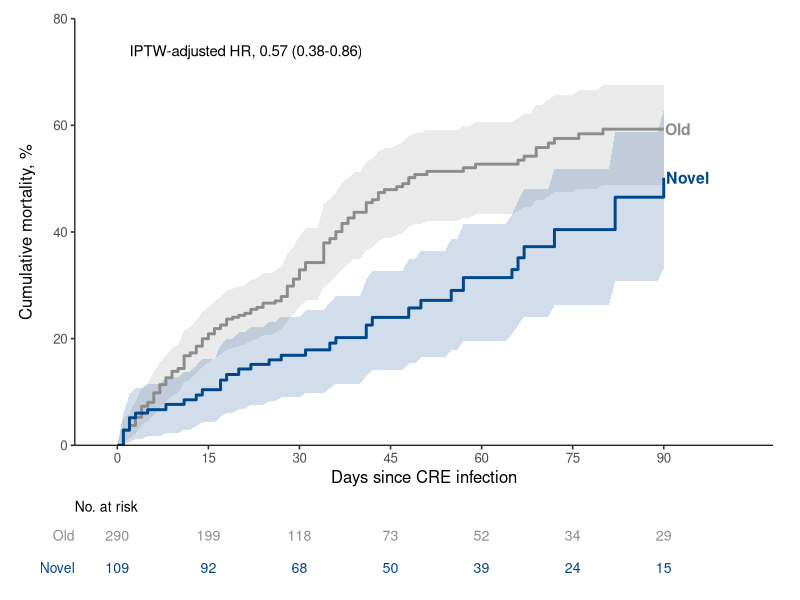
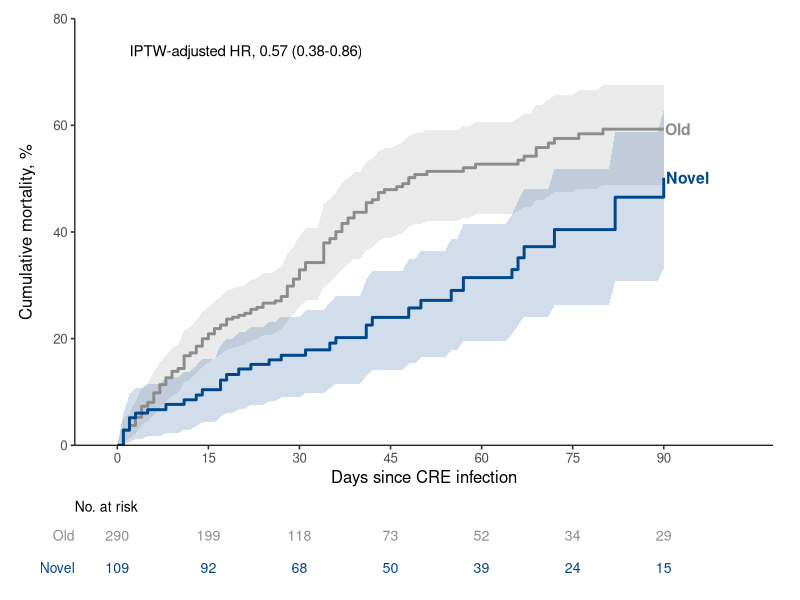
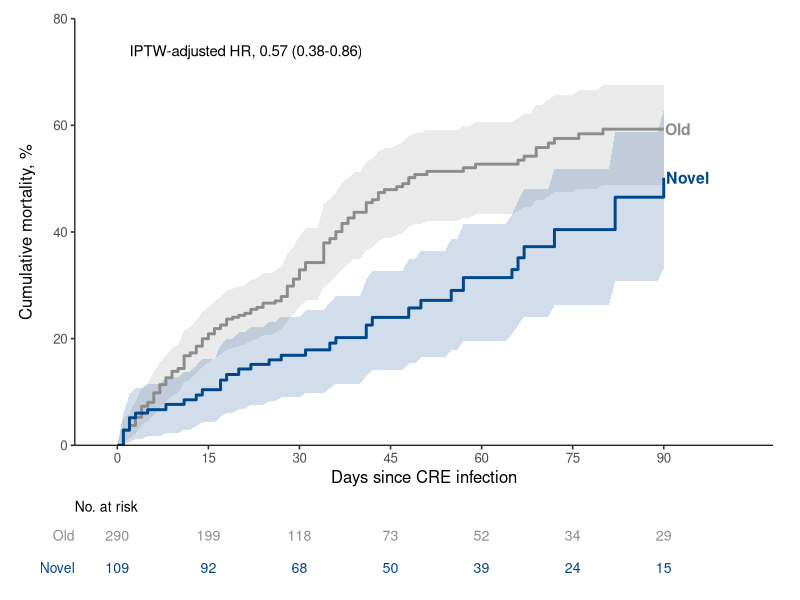
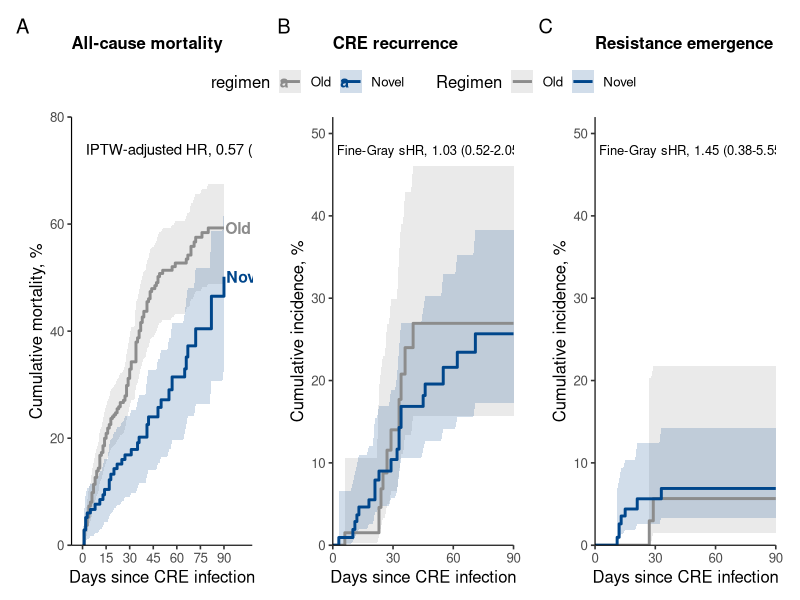
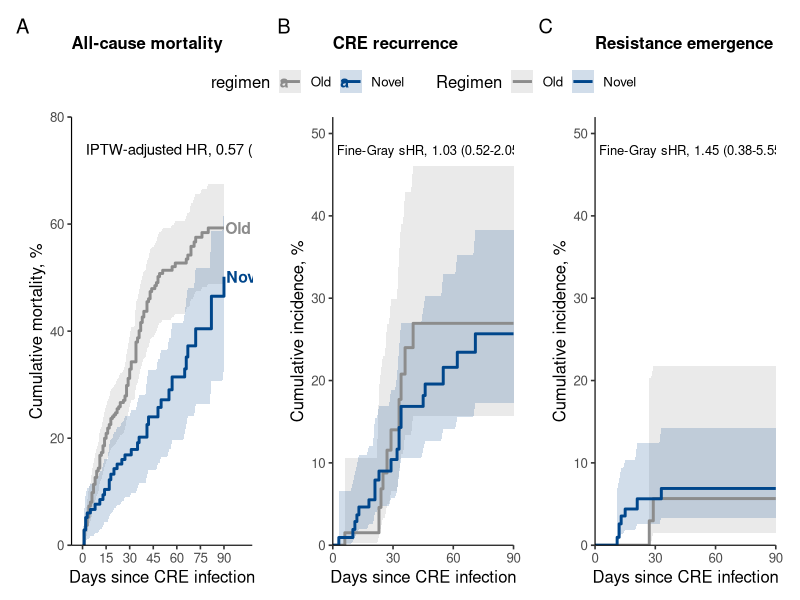
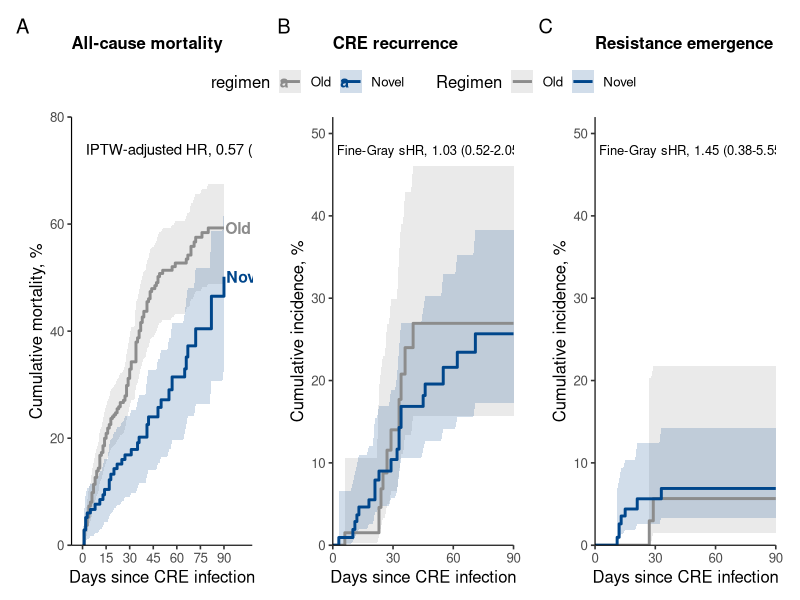
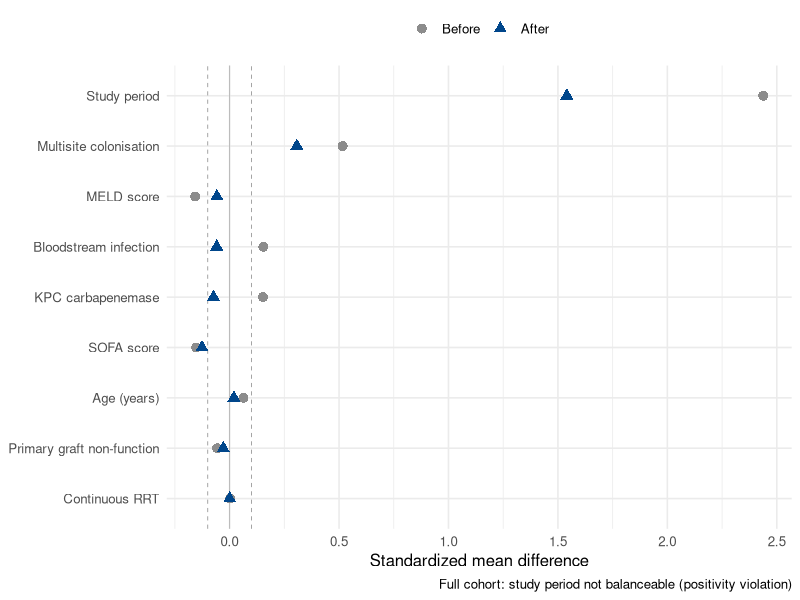
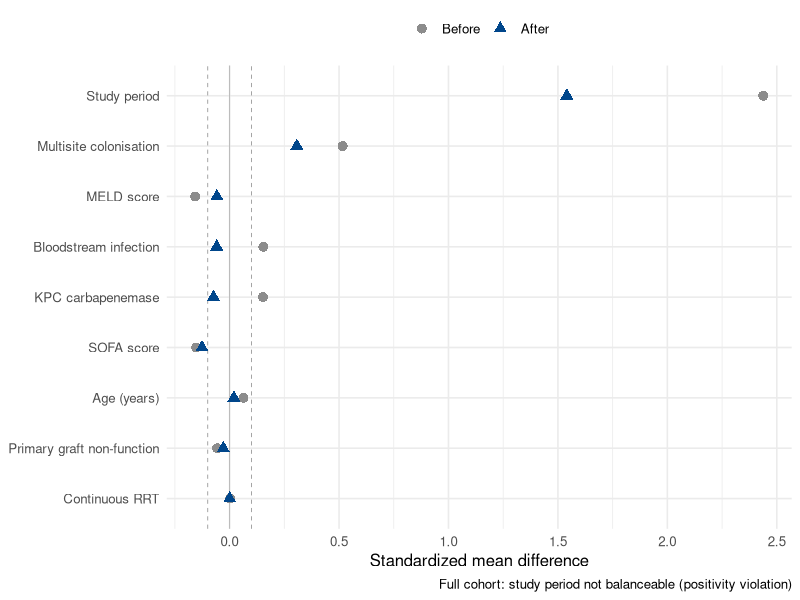

These charts were generated, in order, by the following R code:
## CRECOOLT — Novel vs. Older Regimens for CRE infection in liver transplant recipients
## Consolidated, reproducible analysis. Run:  source("analysis.R")
## Data:    CRECOOLT_onlyinfections.sav  (N = 405 CRE-infection cohort, 1 row/patient)
## Outputs: figure1_mortality_iptw.*, figure_3panel.*, figure_forest_90d.*,
##          loveplot_iptw.*, loveplot_era.*   (each as .png/.pdf/.svg)
## See STATUS.md for the narrative summary of findings.

suppressPackageStartupMessages({
  library(tidyverse); library(haven); library(survival); library(patchwork)
})

jama  <- c(Old = "#8C8C8C", Novel = "#00468B")   # JAMA grey / blue
save3 <- function(p, stem, w, h) for (e in c("png","pdf","svg"))
  ggsave(paste0(stem, ".", e), p, width = w, height = h, dpi = 300, bg = "white")

## ------------------------------------------------------------------ ##
## 1. Load and build the analysis frame                               ##
## ------------------------------------------------------------------ ##
new <- read_sav("CRECOOLT_onlyinfections.sav")

cr <- new |>
  transmute(
    record_id,
    regimen = factor(if_else(as.numeric(new_drug) == 1, "Novel", "Old"), levels = c("Old","Novel")),
    novel = as.integer(as.numeric(new_drug) == 1),
    study_period = as.numeric(study_period),
    age = as.numeric(age), meld = as.numeric(meld_score), sofa = as.numeric(sofa),
    kpc = as.numeric(mec_of_carbapenem_resi___1), bsi = as.numeric(infection_source___1),
    multisite = as.numeric(multisite_colonization),
    pgnf = as.numeric(post_olt_compli___4), crrt = as.numeric(post_olt_compli___2),
    combo = as.numeric(combination_treat),
    rec = as.numeric(cre_recurrence), res = as.numeric(resistance),
    t_rec = as.numeric(CREinf_to_relapse), t_res = as.numeric(CREinf_to_resistance),
    death = as.numeric(death), death90 = as.numeric(death_90d),
    # competing/mortality death time from raw dates (single source of truth; matches manuscript)
    t_death = as.numeric(as.Date(death_date) - as.Date(cre_infection_date)),
    inf = as.Date(cre_infection_date), dc = as.Date(discharge_date),
    cl = as.Date(clearence_date), en = as.Date(end_date)
  ) |>
  mutate(
    fu = pmax(as.numeric(dc - inf), as.numeric(cl - inf), as.numeric(en - inf), na.rm = TRUE),
    last_valid = if_else(is.finite(fu) & fu >= 0, fu, NA_real_)   # 54 invalid discharge dates dropped
  )

## competing-risks (time, status): 1 = event of interest, 2 = death, 0 = censored
make_cr <- function(d, flag, tvar) d |>
  mutate(status = case_when(.data[[flag]] == 1 ~ 1L, death == 1 ~ 2L, TRUE ~ 0L),
         time = case_when(.data[[flag]] == 1 ~ .data[[tvar]], death == 1 ~ t_death, TRUE ~ last_valid),
         time = if_else(time == 0, 0.5, time)) |>
  filter(!is.na(time), is.finite(time), time > 0)

smd <- function(x, g, w = rep(1, length(x))) {
  m1 <- weighted.mean(x[g==1], w[g==1]); m0 <- weighted.mean(x[g==0], w[g==0])
  v1 <- weighted.mean((x[g==1]-m1)^2, w[g==1]); v0 <- weighted.mean((x[g==0]-m0)^2, w[g==0])
  (m1 - m0) / sqrt((v1 + v0) / 2)
}
fmt <- function(m, term = "regimenNovel") { s <- summary(m)
  c <- s$conf.int[term, c("exp(coef)","lower .95","upper .95")]
  sprintf("%.2f (%.2f-%.2f), p=%.3f", c[1], c[2], c[3], s$coefficients[term, ncol(s$coefficients)]) }

## ------------------------------------------------------------------ ##
## 2. Recurrence / resistance — competing risks (death competing)     ##
## ------------------------------------------------------------------ ##
d_rec <- make_cr(cr, "rec", "t_rec"); d_res <- make_cr(cr, "res", "t_res")

fg_full <- function(d, label) { d$ev <- factor(d$status, 0:2, c("censor", label, "death"))
  fg <- finegray(Surv(time, ev) ~ regimen, data = d[,c("time","ev","regimen")], etype = label)
  coxph(Surv(fgstart, fgstop, fgstatus) ~ regimen, weights = fgwt, data = fg) }

## era-restricted (2018-2025) IPTW Fine-Gray — the valid causal contrast
era2 <- cr |> filter(study_period == 2, !is.na(age))
era2$ps <- predict(glm(novel ~ age + meld + multisite + sofa, binomial, era2), type = "response")
pT <- mean(era2$novel); era2$iptw <- ifelse(era2$novel == 1, pT/era2$ps, (1-pT)/(1-era2$ps))
era_fg <- function(d, label) { d$ev <- factor(d$status, 0:2, c("censor", label, "death"))
  fg <- finegray(Surv(time, ev) ~ ., data = d[,c("time","ev","regimen","iptw","record_id")], etype = label)
  coxph(Surv(fgstart, fgstop, fgstatus) ~ regimen + cluster(record_id),
        weights = fg$fgwt * fg$iptw, data = fg, robust = TRUE) }
e_rec <- make_cr(era2, "rec", "t_rec"); e_res <- make_cr(era2, "res", "t_res")

## ------------------------------------------------------------------ ##
## 3. Mortality — 9-covariate IPTW (ATE), 90-day, from CRE infection  ##
## ------------------------------------------------------------------ ##
d2 <- cr |>
  mutate(time = case_when(death90 == 1 & !is.na(t_death) ~ pmin(t_death, 90),
                          TRUE ~ pmin(coalesce(last_valid, 90), 90)),
         time = if_else(time <= 0, 0.5, time),
         event = if_else(death90 == 1 & (is.na(t_death) | t_death <= 90), 1L, 0L)) |>
  drop_na(study_period, age, meld, sofa, kpc, bsi, multisite, pgnf, crrt)
d2$ps <- predict(glm(novel ~ study_period + age + meld + sofa + kpc + bsi + multisite + pgnf + crrt,
                     binomial, d2), type = "response")
d2$w    <- ifelse(d2$novel == 1, 1/d2$ps, 1/(1 - d2$ps))                 # ATE
d2$watt <- ifelse(d2$novel == 1, 1, d2$ps/(1 - d2$ps))                   # ATT (for diagnostics)
cox90 <- coxph(Surv(time, event) ~ regimen, d2, weights = w, robust = TRUE)

## ------------------------------------------------------------------ ##
## 4. Key results                                                     ##
## ------------------------------------------------------------------ ##
cat("\n================ KEY RESULTS ================\n")
cat("Cohort N =", nrow(new), "|", sum(cr$regimen=="Old"), "old /", sum(cr$regimen=="Novel"), "novel\n\n")
cat("MORTALITY (90-day, IPTW ATE):        HR", fmt(cox90), "\n")
cat("RECURRENCE full-cohort Fine-Gray:   sHR", fmt(fg_full(d_rec,"recurrence")), "\n")
cat("RESISTANCE full-cohort Fine-Gray:   sHR", fmt(fg_full(d_res,"resistance")), "\n")
cat("RECURRENCE 2018-25 IPTW Fine-Gray:  sHR", fmt(era_fg(e_rec,"recurrence")), "\n")
cat("RESISTANCE 2018-25 IPTW Fine-Gray:  sHR", fmt(era_fg(e_res,"resistance")), "\n")
cat("=============================================\n\n")

## ------------------------------------------------------------------ ##
## 5. Figure 1 — cumulative mortality (IPTW, 95% CI, number-at-risk)  ##
## ------------------------------------------------------------------ ##
sf9 <- survfit(Surv(time, event) ~ regimen, data = d2, weights = w, robust = TRUE)
s9  <- summary(sf9, times = 0:90, extend = TRUE)
curve_ci <- tibble(time = s9$time, ci = 1 - s9$surv, lower = 1 - s9$upper, upper = 1 - s9$lower,
                   regimen = factor(sub("regimen=", "", as.character(s9$strata)), levels = c("Old","Novel")))
lab  <- curve_ci |> group_by(regimen) |> filter(time == max(time)) |> ungroup()
tms  <- c(0,15,30,45,60,75,90); xexp <- expansion(add = c(7,4))
risk <- expand_grid(regimen = c("Old","Novel"), t = tms) |>
  mutate(n = map2_int(regimen, t, ~ sum(d2$regimen == .x & d2$time >= .y)),
         regimen = factor(regimen, levels = c("Old","Novel")))
mA <- ggplot(curve_ci, aes(time, ci, color = regimen, fill = regimen)) +
  geom_ribbon(aes(ymin = lower, ymax = upper), alpha = .18, colour = NA) + geom_step(linewidth = 1) +
  geom_text(data = lab, aes(label = regimen), hjust = -.05, size = 4, fontface = "bold") +
  annotate("text", x = 2, y = .74, hjust = 0, size = 3.8,
           label = paste0("IPTW-adjusted HR, ", sub(", p.*","",fmt(cox90)))) +
  scale_color_manual(values = jama) + scale_fill_manual(values = jama) +
  scale_y_continuous("Cumulative mortality, %", labels = \(x) x*100, limits = c(0,.80), expand = c(0,0)) +
  scale_x_continuous("Days since CRE infection", breaks = tms, limits = c(0,104), expand = xexp) +
  theme_classic(base_size = 12) +
  theme(legend.position = "none", axis.line = element_line(linewidth = .4), plot.margin = margin(8,14,4,8))
mR <- ggplot(risk, aes(t, regimen, label = n, color = regimen)) + geom_text(size = 3.6) +
  scale_color_manual(values = jama) + scale_x_continuous(limits = c(0,104), breaks = tms, expand = xexp) +
  scale_y_discrete(limits = c("Novel","Old")) + labs(title = "No. at risk") + theme_void(base_size = 12) +
  theme(legend.position = "none", plot.title = element_text(size = 10, hjust = 0),
        axis.text.y = element_text(color = jama[c("Novel","Old")], hjust = 1, size = 10), plot.margin = margin(0,14,4,8))
fig1 <- mA / mR + plot_layout(heights = c(6,1)); save3(fig1, "figure1_mortality_iptw", 7, 5.2)

## ------------------------------------------------------------------ ##
## 6. 3-panel figure (mortality | recurrence | resistance)            ##
## ------------------------------------------------------------------ ##
wcif <- function(d, label, nice) { d$ev <- factor(d$status, 0:2, c("censor", label, "death"))
  sf <- survfit(Surv(time, ev) ~ regimen, data = d, weights = iptw); k <- which(sf$states == label)
  s <- summary(sf, times = 0:90, extend = TRUE)
  tibble(time = s$time, est = s$pstate[,k], lower = s$lower[,k], upper = s$upper[,k],
         regimen = sub("regimen=", "", as.character(s$strata)), endpoint = nice) }
band <- bind_rows(wcif(e_rec,"recurrence","CRE recurrence"), wcif(e_res,"resistance","Resistance emergence")) |>
  mutate(regimen = factor(regimen, levels = c("Old","Novel")))
bt <- theme_classic(base_size = 12) + theme(legend.position = "top", axis.line = element_line(linewidth = .4),
        plot.title = element_text(face = "bold", size = 12), plot.margin = margin(6,12,4,6))
xs <- scale_x_continuous("Days since CRE infection", breaks = c(0,30,60,90), limits = c(0,90), expand = c(0,0))
pA <- mA + labs(title = "All-cause mortality") + bt + theme(legend.position = "none")
mk <- function(ep, ttl, m) ggplot(filter(band, endpoint == ep), aes(time, est, color = regimen, fill = regimen)) +
  geom_ribbon(aes(ymin = lower, ymax = upper), alpha = .18, colour = NA) + geom_step(linewidth = 1) +
  annotate("text", x = 2, y = .48, hjust = 0, size = 3.3, lineheight = 1,
           label = paste0("Fine-Gray sHR, ", sub(", p.*","",fmt(m)))) +
  scale_color_manual("Regimen", values = jama) + scale_fill_manual("Regimen", values = jama) +
  scale_y_continuous("Cumulative incidence, %", labels = \(x) x*100, limits = c(0,.52), expand = c(0,0)) +
  xs + labs(title = ttl) + bt
pB <- mk("CRE recurrence", "CRE recurrence", era_fg(e_rec,"recurrence"))
pC <- mk("Resistance emergence", "Resistance emergence", era_fg(e_res,"resistance"))
fig3 <- (pA | pB | pC) + plot_layout(guides = "collect") + plot_annotation(tag_levels = "A") &
  theme(legend.position = "top"); save3(fig3, "figure_3panel", 12, 4.6)

## ------------------------------------------------------------------ ##
## 7. Love plots — full cohort (unbalanceable) & era (balanced)       ##
## ------------------------------------------------------------------ ##
love_plot <- function(dat, w, covs, labels, caption) {
  tibble(Covariate = labels,
         Before = map_dbl(names(covs), ~smd(dat[[.x]], dat$novel)),
         After  = map_dbl(names(covs), ~smd(dat[[.x]], dat$novel, w))) |>
    pivot_longer(c(Before, After), names_to = "phase", values_to = "smd") |>
    mutate(Covariate = fct_reorder(Covariate, abs(smd) * (phase == "Before")),
           phase = factor(phase, levels = c("Before","After"))) |>
    ggplot(aes(smd, Covariate, color = phase, shape = phase)) +
    geom_vline(xintercept = 0, color = "grey70", linewidth = .3) +
    geom_vline(xintercept = c(-.1,.1), linetype = "dashed", color = "grey60", linewidth = .3) +
    geom_point(size = 3) +
    scale_color_manual(NULL, values = c(Before = "#8C8C8C", After = "#00468B")) +
    scale_shape_manual(NULL, values = c(Before = 16, After = 17)) +
    labs(x = "Standardized mean difference", y = NULL, caption = caption) +
    theme_minimal(base_size = 12) + theme(legend.position = "top")
}
covs9 <- c(study_period=1,multisite=1,meld=1,kpc=1,bsi=1,sofa=1,age=1,pgnf=1,crrt=1)
lab9  <- c("Study period","Multisite colonisation","MELD score","KPC carbapenemase",
           "Bloodstream infection","SOFA score","Age (years)","Primary graft non-function","Continuous RRT")
save3(love_plot(d2, d2$w, covs9, lab9, "Full cohort: study period not balanceable (positivity violation)"),
      "loveplot_iptw", 7.5, 4.6)
covs4 <- c(age=1,meld=1,multisite=1,sofa=1)
lab4  <- c("Age (years)","MELD score","Multisite colonisation","SOFA score")
save3(love_plot(era2, era2$iptw, covs4, lab4, "Restricted to 2018-2025 era: all covariates balanced"),
      "loveplot_era", 7, 4)

## ------------------------------------------------------------------ ##
## 8. Subgroup forest plot (90-day mortality, IPTW)                   ##
## ------------------------------------------------------------------ ##
fit_sub <- function(d) { s <- summary(coxph(Surv(time, event) ~ regimen, d, weights = w, robust = TRUE))
  c(s$conf.int["regimenNovel",1], s$conf.int["regimenNovel",3], s$conf.int["regimenNovel",4]) }
pint <- function(v) { m <- coxph(as.formula(paste0("Surv(time,event)~regimen*", v)), d2, weights = w, robust = TRUE)
  unname(tail(summary(m)$coefficients[,"Pr(>|z|)"], 1)) }
subs <- tribble(~group, ~label, ~flt,
  "Overall","Overall",quote(TRUE),
  "KPC status","KPC",quote(kpc==1),"KPC status","Non-KPC",quote(kpc==0),
  "Infection source","BSI",quote(bsi==1),"Infection source","Non-BSI",quote(bsi==0),
  "SOFA score","SOFA \u22647",quote(sofa<=7),"SOFA score","SOFA >7",quote(sofa>7),
  "Therapy type","Combination",quote(combo==1),"Therapy type","Monotherapy",quote(combo==0))
forest <- subs |> mutate(r = map(flt, \(e){ d <- d2[eval(e, d2), ]; c(n = nrow(d), fit_sub(d)) }),
  n = map_dbl(r,1), hr = map_dbl(r,2), lo = map_dbl(r,3), hi = map_dbl(r,4)) |> select(group,label,n,hr,lo,hi)
pv <- c("KPC status"=pint("kpc"),"Infection source"=pint("bsi"),
        "SOFA score"=pint("I(sofa>7)"),"Therapy type"=pint("combo"))
dr <- tribble(~row,~type,"Overall","est","","sp","KPC status","hdr","KPC","est","Non-KPC","est","","sp",
  "Infection source","hdr","BSI","est","Non-BSI","est","","sp","SOFA score","hdr","SOFA \u22647","est","SOFA >7","est",
  "","sp","Therapy type","hdr","Combination","est","Monotherapy","est") |>
  mutate(y = n() - row_number() + 1) |> left_join(select(forest, row = label, hr, lo, hi, n), by = "row") |>
  mutate(pint = setNames(unname(pv), c("KPC status","Infection source","SOFA score","Therapy type"))[row],
         lab = case_when(type=="hdr"~row, row=="Overall"~row, type=="est"~paste0("   ",row), TRUE~row),
         hrt = if_else(type=="est", sprintf("%.2f (%.2f-%.2f)",hr,lo,hi), NA),
         nt = if_else(type=="est", as.character(n), NA), pt = if_else(!is.na(pint), sprintf("%.2f",pint), NA))
tp <- max(dr$y) + 1.3
ptxt <- ggplot(dr, aes(y = y)) +
  geom_text(aes(x=0,label=lab,fontface=ifelse(type=="hdr","bold","plain")), hjust=0, size=3.3, na.rm=TRUE) +
  geom_text(aes(x=4.0,label=nt), hjust=1, size=3.1, na.rm=TRUE) +
  geom_text(aes(x=8.6,label=hrt), hjust=1, size=3.1, na.rm=TRUE) +
  geom_text(aes(x=9.9,label=pt), hjust=1, size=3.0, fontface="italic", color="grey35", na.rm=TRUE) +
  annotate("text",x=0,y=tp,label="Subgroup",hjust=0,fontface="bold",size=3.2) +
  annotate("text",x=4.0,y=tp,label="No.",hjust=1,fontface="bold",size=3.1) +
  annotate("text",x=8.6,y=tp,label="HR (95% CI)",hjust=1,fontface="bold",size=3.1) +
  annotate("text",x=9.9,y=tp,label="P-int",hjust=1,fontface="bold",size=3.0) +
  scale_x_continuous(limits=c(0,10.1)) + scale_y_continuous(limits=c(.5,tp+.5)) + theme_void()
pfor <- ggplot(filter(dr,type=="est"), aes(hr,y)) +
  geom_vline(xintercept=1, linetype="dashed", color="grey60", linewidth=.3) +
  geom_errorbar(aes(xmin=lo,xmax=hi), width=0, color="#00468B", linewidth=.6, orientation="y") +
  geom_point(color="#00468B", size=2.3, shape=15) +
  annotate("text",x=.34,y=tp,label="Favors novel",size=2.7,color="grey40") +
  annotate("text",x=2.6,y=tp,label="Favors old",size=2.7,color="grey40") +
  scale_x_log10("Hazard ratio (95% CI)", breaks=c(.25,.5,1,2), limits=c(.2,3.6)) +
  scale_y_continuous(limits=c(.5,tp+.5)) + theme_classic(base_size=11) +
  theme(axis.text.y=element_blank(), axis.ticks.y=element_blank(), axis.title.y=element_blank(), axis.line.y=element_blank())
save3((ptxt | pfor) + plot_layout(widths = c(2.1,1)), "figure_forest_90d", 10, 4.6)

cat("All figures written (png/pdf/svg).\n")
